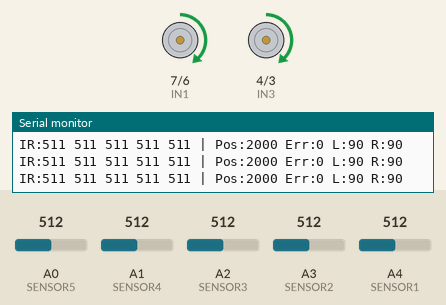
This sketch was run on a simulated Arduino Uno, built with avr-gcc and run on an emulated ATmega328P. Shown: motor-driver pin pairs drawn as motors (green arrow = first pin HIGH = forward, orange = second pin HIGH = backward, longer = more drive, scaled by the enable pin), the last lines printed to the serial monitor. The inputs (shaded band) are chosen by the test bench; at power-on: A3 (SENSOR2) = 512, A0 (SENSOR5) = 512, A4 (SENSOR1) = 512, A1 (SENSOR4) = 512, A2 (SENSOR3) = 512.

Above: at 2.4 s.
2.5 s: A3 (SENSOR2) set to 340
At 2.68 s:
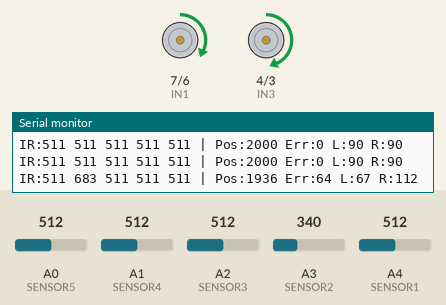
4.1 s: A0 (SENSOR5) set to 340
At 4.23 s:
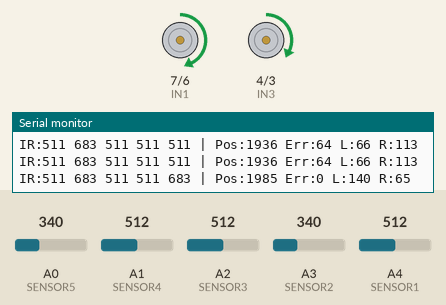
5.6 s: A4 (SENSOR1) set to 497
At 6.9 s:
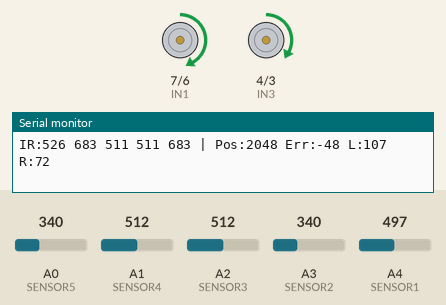
8.6 s: A4 (SENSOR1) set to 468
At 9.8 s:
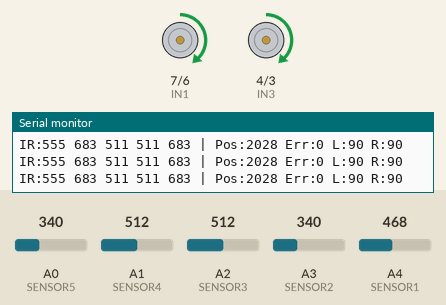
10.1 s: A1 (SENSOR4) set to 340
At 10.13 s:
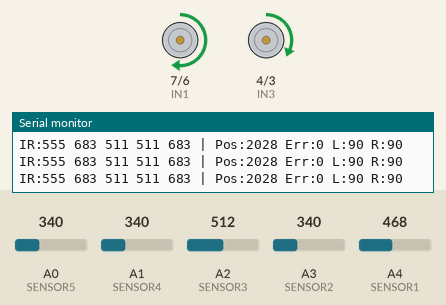
11.7 s: A2 (SENSOR3) set to 340
At 12.4 s:
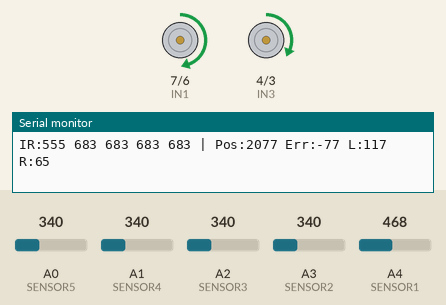
Timing chart, 0 to 14.3 s (numbered marks = the images above; inputs shaded):
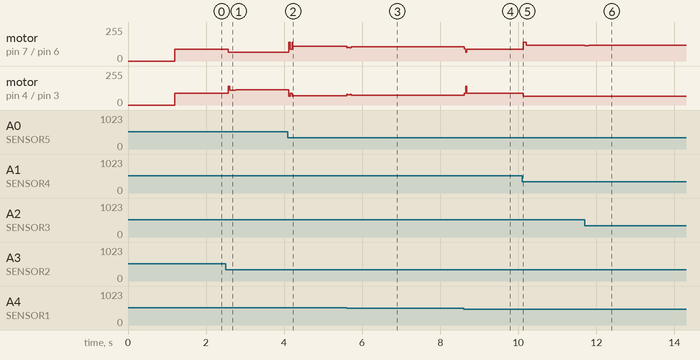

The sketch:

PID_Line_Following_Bot.ino
```cpp
//PID Line Following Bot using Arduino Uno

// Motor Driver Pins (L298N)
#define ENA 5    // Left Motor Speed (PWM)
#define ENB 10   // Right Motor Speed (PWM)
#define IN1 7    // Left Motor Direction 1
#define IN2 6    // Left Motor Direction 2
#define IN3 4    // Right Motor Direction 1
#define IN4 3    // Right Motor Direction 2

// Waveshare 5 IR sensor array analog pins
#define SENSOR1 A4 // Leftmost
#define SENSOR2 A3
#define SENSOR3 A2
#define SENSOR4 A1
#define SENSOR5 A0 // Rightmost

// ======= Tunables (Calibrate these for your surface) =======
int THRESH_LINE = 400;       // (1023 - analogRead) above this => on black line
int THRESH_90   = 850;       // high reflect (inverted) for strong line at edges
int SUM_90      = 1800;      // total inverted sum gate for junctions

// 90° turn behavior
const int HOLD_MS_90      = 30;   // condition must hold this long to confirm junction
const int BRAKE_MS_BEFORE = 40;   // quick brake before pivot
const int TURN_PWM        = 120;  // pivot PWM (raise for faster spins if traction allows)
const int TURN_TIMEOUT_MS = 450;  // safety timeout during pivot
const int RECENTER_MS     = 80;   // creep forward after pivot to stabilize
const int SEARCH_COOLDOWN = 150;  // avoid instantly re-entering search after reacquiring

// PID Constants
//Adjust these parameters based on your project
float Kp = 0.35;
float Ki = 0.001;
float Kd = 3.5;

// PID Variables and speeds
int lastError = 0;
float integral = 0;
int baseSpeed = 75;     // min sustain speed
int maxSpeed  = 140;    // cap speed

// Smoothing filter
#define FILTER_SIZE 5
int positionHistory[FILTER_SIZE] = {2000, 2000, 2000, 2000, 2000};
int filterIndex = 0;

// State for line-loss recovery
static unsigned long lineLostTime = 0;
static bool searching = false;
static unsigned long searchCooldownUntil = 0;

// ---------- Forward Declarations ----------
void driveMotors(int left, int right);
void stopMotors();
void printStatus(int sensors[5], int position, int error, int leftSpeed, int rightSpeed);
int  getLinePosition(int sensors[5]);
int  getSmoothedPosition(int newPosition);
void readSensors(int s[5]);
bool isJunctionInv(int inv[5]);
bool confirmJunction();
bool pivotUntilCenter(bool turnLeft);

// ------------------- Setup -------------------
void setup() {
  Serial.begin(9600);

  pinMode(ENA, OUTPUT); pinMode(ENB, OUTPUT);
  pinMode(IN1, OUTPUT); pinMode(IN2, OUTPUT);
  pinMode(IN3, OUTPUT); pinMode(IN4, OUTPUT);

  pinMode(SENSOR1, INPUT); pinMode(SENSOR2, INPUT);
  pinMode(SENSOR3, INPUT); pinMode(SENSOR4, INPUT);
  pinMode(SENSOR5, INPUT);

  stopMotors();
  Serial.println("Fast PID Line Follower + Robust 90° Turns Ready");
  delay(1200);
}

// ------------------- Loop -------------------
void loop() {
  int sensors[5];
  readSensors(sensors);

  // Invert once for convenience
  int inv[5];
  int sumInv = 0;
  for (int i = 0; i < 5; i++) {
    inv[i] = 1023 - sensors[i];
    sumInv += inv[i];
  }

  int rawPosition = getLinePosition(sensors);
  int position = getSmoothedPosition(rawPosition);

  // Detect if any sensor sees the line
  bool onLine = false;
  for (int i = 0; i < 5; i++) {
    if (inv[i] > THRESH_LINE) {
      onLine = true;
      break;
    }
  }

  // Short cooldown after search to avoid immediate retrigger
  if (millis() < searchCooldownUntil) onLine = true;

  int error = 2000 - position;  // If steering is reversed, flip sign to (position - 2000)
  int absError = abs(error);

  // ======= Fast Line Loss Recovery ========
  if (!onLine) {
    if (!searching) {
      searching = true;
      lineLostTime = millis();
      integral = 0;
      lastError = 0;
    }

    unsigned long elapsed = millis() - lineLostTime;

    if (elapsed < 150) {
      driveMotors(-100, -100);  // Quick reverse
    } else if (elapsed < 350) {
      driveMotors(120, -120);   // Fast spin right
    } else {
      lineLostTime = millis();  // restart phases
    }

    delay(30);
    return;
  } else {
    if (searching) {
      searching = false;
      searchCooldownUntil = millis() + SEARCH_COOLDOWN;
    }
  }

  // ======= Robust & Fast 90° Detection + Turn =======
  // Gate: high sum (junction), edge pair high, center low; debounce via confirmJunction()
  bool leftPair  = (inv[0] > THRESH_90) && (inv[1] > THRESH_90);
  bool rightPair = (inv[4] > THRESH_90) && (inv[3] > THRESH_90);
  bool centerLow = inv[2] < THRESH_LINE;
  bool likelyJunction = (sumInv > SUM_90) && centerLow && (leftPair || rightPair);

  if (likelyJunction && confirmJunction()) {
    // Decide direction by which side is stronger
    int leftPower = inv[0] + inv[1];
    int rightPower = inv[4] + inv[3];
    bool turnLeft = leftPower > rightPower;

    // Short brake
    driveMotors(0, 0);
    delay(BRAKE_MS_BEFORE);

    // Adaptive pivot: rotate until center sees line (or timeout)
    if (pivotUntilCenter(turnLeft)) {
      // Recenter creep forward briefly
      driveMotors(90, 90);
      delay(RECENTER_MS);
    }
    return; // skip PID this loop
  }

  // ======= PID Line Following =======
  if (absError < 40) {
    integral = 0;
    error = 0;
  }   // deadband

  int P = error;
  int D = error - lastError;
  integral += error;
  lastError = error;

  if (integral > 800) integral = 800;
  if (integral < -800) integral = -800;

  float PID = (Kp * P) + (Ki * integral) + (Kd * D);

  // Adaptive base speed by error (gives agility but preserves top speed on big errors)
  float speedMultiplier = 1.2;
  if (absError >= 1200) {
    speedMultiplier = 0.9; // if you want more slowing at very large errors, lower this (e.g., 0.6)
  } else if (absError >= 600) {
    speedMultiplier = 0.7 + 0.2 * (1.0 - float(absError - 600) / 600.0); // ~0.9 down to ~0.7
  }

  int adjustedBaseSpeed = max(65, int(baseSpeed * speedMultiplier));
  if (absError > 1000) adjustedBaseSpeed = min(maxSpeed, adjustedBaseSpeed + 30);

  int leftSpeed  = adjustedBaseSpeed - PID;
  int rightSpeed = adjustedBaseSpeed + PID;

  leftSpeed  = constrain(leftSpeed,  65, maxSpeed);
  rightSpeed = constrain(rightSpeed, 65, maxSpeed);

  driveMotors(leftSpeed, rightSpeed);
  printStatus(sensors, position, error, leftSpeed, rightSpeed);

  delay(20);
}

// ------------------- Utility -------------------

void readSensors(int s[5]) {
  s[0] = analogRead(SENSOR1);
  s[1] = analogRead(SENSOR2);
  s[2] = analogRead(SENSOR3);
  s[3] = analogRead(SENSOR4);
  s[4] = analogRead(SENSOR5);
}

int getLinePosition(int sensors[5]) {
  long weightedSum = 0;
  int sum = 0;
  for (int i = 0; i < 5; i++) {
    int value = 1023 - sensors[i];    // invert if dark line gives lower ADC
    weightedSum += (long)value * (i * 1000); // positions: 0,1000,2000,3000,4000
    sum += value;
  }
  if (sum == 0) return 2000;           // neutral if nothing seen
  return weightedSum / sum;            // 0..4000 (center ~2000)
}

int getSmoothedPosition(int newPosition) {
  positionHistory[filterIndex] = newPosition;
  filterIndex = (filterIndex + 1) % FILTER_SIZE;
  long total = 0;
  for (int i = 0; i < FILTER_SIZE; i++) total += positionHistory[i];
  return total / FILTER_SIZE;
}

bool isJunctionInv(int inv[5]) {
  int sum = inv[0] + inv[1] + inv[2] + inv[3] + inv[4];
  bool leftPair  = inv[0] > THRESH_90 && inv[1] > THRESH_90;
  bool rightPair = inv[4] > THRESH_90 && inv[3] > THRESH_90;
  bool centerLow = inv[2] < THRESH_LINE;
  return (sum > SUM_90) && centerLow && (leftPair || rightPair);
}

bool confirmJunction() {
  // Hold condition stable for HOLD_MS_90
  unsigned long t0 = millis();
  int inv[5];
  while (millis() - t0 < (unsigned long)HOLD_MS_90) {
    int s[5];
    readSensors(s);
    for (int i = 0; i < 5; i++) inv[i] = 1023 - s[i];
    if (!isJunctionInv(inv)) return false;
    delay(5);
  }
  return true;
}

bool pivotUntilCenter(bool turnLeft) {
  unsigned long t0 = millis();
  int center = 0;
  while (millis() - t0 < (unsigned long)TURN_TIMEOUT_MS) {
    // Pivot in place
    int l = turnLeft ? -TURN_PWM : TURN_PWM;
    int r = turnLeft ? TURN_PWM : -TURN_PWM;
    driveMotors(l, r);

    // Check center sensor
    int s2 = analogRead(SENSOR3);
    center = 1023 - s2;
    if (center > THRESH_LINE) {
      return true; // line reacquired
    }
    delay(5);
  }
  // Timeout: stop briefly to avoid runaway
  driveMotors(0, 0);
  return false;
}

void driveMotors(int left, int right) {
  // Left motor
  if (left >= 0) {
    digitalWrite(IN1, HIGH); digitalWrite(IN2, LOW);
    analogWrite(ENA, left);
  } else {
    digitalWrite(IN1, LOW);  digitalWrite(IN2, HIGH);
    analogWrite(ENA, -left);
  }
  // Right motor
  if (right >= 0) {
    digitalWrite(IN3, HIGH); digitalWrite(IN4, LOW);
    analogWrite(ENB, right);
  } else {
    digitalWrite(IN3, LOW);  digitalWrite(IN4, HIGH);
    analogWrite(ENB, -right);
  }
}

void stopMotors() {
  analogWrite(ENA, 0); analogWrite(ENB, 0);
  digitalWrite(IN1, LOW); digitalWrite(IN2, LOW);
  digitalWrite(IN3, LOW); digitalWrite(IN4, LOW);
}

void printStatus(int sensors[5], int position, int error, int leftSpeed, int rightSpeed) {
  static unsigned long lastPrint = 0;
  if (millis() - lastPrint > 200) {
    Serial.print("IR:");
    for (int i = 0; i < 5; i++) {
      Serial.print(1023 - sensors[i]);
      Serial.print(' ');
    }
    Serial.print("| Pos:"); Serial.print(position);
    Serial.print(" Err:"); Serial.print(error);
    Serial.print(" L:"); Serial.print(leftSpeed);
    Serial.print(" R:"); Serial.println(rightSpeed);
    lastPrint = millis();
  }
}
```

Measured:
- after the input at 2.5 s, motor on pin 7 (IN1) / pin 6 (IN2): forward 90/255 → forward 67/255 after 0.07 s, → forward 66/255 0.19 s later; motor on pin 4 (IN3) / pin 3 (IN4): forward 90/255 → forward 112/255 after 0.07 s, → forward 113/255 0.19 s later
- after the input at 4.1 s, motor on pin 7 (IN1) / pin 6 (IN2): forward 66/255 → forward 110/255 at once, → forward 111/255 0.19 s later; motor on pin 4 (IN3) / pin 3 (IN4): forward 113/255 → forward 69/255 at once, → forward 68/255 0.19 s later
- after the input at 5.6 s, motor on pin 7 (IN1) / pin 6 (IN2): forward 111/255 → forward 107/255 at once; motor on pin 4 (IN3) / pin 3 (IN4): forward 68/255 → forward 72/255 at once
- after the input at 8.6 s, motor on pin 7 (IN1) / pin 6 (IN2): forward 107/255 → forward 90/255 at once; motor on pin 4 (IN3) / pin 3 (IN4): forward 72/255 → forward 90/255 at once
- after the input at 10.1 s, motor on pin 7 (IN1) / pin 6 (IN2): forward 90/255 → forward 140/255 at once, → forward 119/255 0.08 s later; motor on pin 4 (IN3) / pin 3 (IN4): forward 90/255 → forward 65/255 at once
- after the input at 11.7 s, motor on pin 7 (IN1) / pin 6 (IN2): forward 119/255 → forward 114/255 at once, → forward 117/255 0.11 s later
